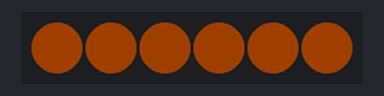
Simulated run of this sketch. Board: Arduino Uno, built with avr-gcc and run on an emulated ATmega328P. Parts: 6 RGB LEDs in strip order, left to right. Dim RGB values are drawn brighter than linear.

Above: at 0.1 s.
At 1.1 s:
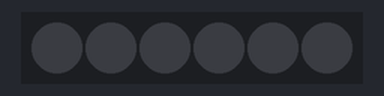
Timing chart, 0 to 130.0 s (numbered marks = the images above):
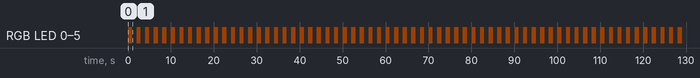

The sketch:

clignotement.ino
```cpp
/*
  Leçon 3 - Neopixels

  Faire clignoter les leds
  Choisir la couleur ici : https://www.colorspire.com/rgb-color-wheel/
*/

#include <Adafruit_NeoPixel.h>
int BROCHE_LEDS = 3;
int NOMBRE_LEDS = 6;
int LUMINOSITE = 30;

Adafruit_NeoPixel leds(NOMBRE_LEDS, BROCHE_LEDS, NEO_GRBW + NEO_KHZ800);

void setup() {
  Serial.begin(115200);
  leds.setBrightness(LUMINOSITE);
  leds.begin();
}

void loop() {

    /* for (initialisation; condition; incrémentation)
    initialisation : création de la variable
    Ex:int i = 0;

    Condition : Tant que la variable est inférieur/supérieur à x, rester dans la boucle
    Ex: i < 6

    Incrémentation : A chaque boucle, augmenter la variable
    Ex: i++ ou i = i + 1
    */

    //Allumer toutes les leds
    for (int i = 0; i < NOMBRE_LEDS; i++) {
      leds.setPixelColor(i, 255, 100, 0, 0); // ROUGE: 255 VERT:100 BLEU: 0, BLANC: 0
    }
    leds.show();

    delay(1000);

    //Eteindre les leds
    for (int i = 0; i < NOMBRE_LEDS; i++) {
      leds.setPixelColor(i, 0, 0, 0, 0);
    }
    leds.show();
    delay(1000);
}
```

Measured:
- by itself, RGB LED 0–5: alternates RGB(30, 12, 0) for 1.0 s and off for 1.0 s
